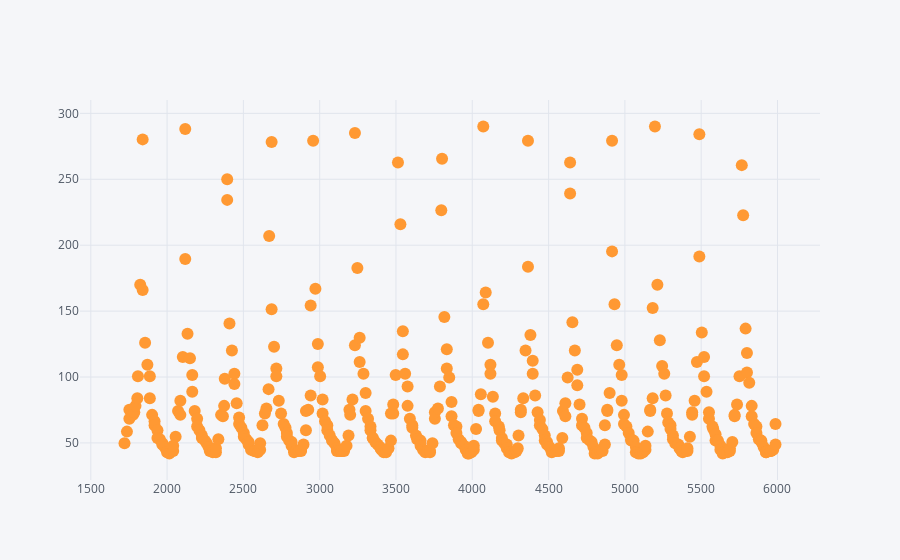

Source (notebook cell):
### Code cell
df[:400].iplot(kind='scatter',x='Tempo',y='Luminosidade', mode="markers")

### Figure 1 — Plotly figure (JSON) as saved in the notebook; plotly's stock layout.template omitted (floating-point values rounded to 4 significant figures; data arrays with more than 128 entries replaced by an {"elided": "..."} marker saying what was removed)
{"data": [{"line": {"color": "rgba(255, 153, 51, 1.0)", "dash": "solid", "shape": "linear", "width": 1.3}, "marker": {"size": 12, "symbol": "circle"}, "mode": "markers", "name": "Luminosidade", "text": "", "type": "scatter", "uid": "d770d043-0911-4350-b77f-fb60958655fc", "x": {"elided": "400 int values"}, "y": {"elided": "400 float values"}}], "layout": {"legend": {"bgcolor": "#F5F6F9", "font": {"color": "#4D5663"}}, "paper_bgcolor": "#F5F6F9", "plot_bgcolor": "#F5F6F9", "title": {"font": {"color": "#4D5663"}}, "xaxis": {"gridcolor": "#E1E5ED", "showgrid": true, "tickfont": {"color": "#4D5663"}, "title": {"font": {"color": "#4D5663"}, "text": ""}, "zerolinecolor": "#E1E5ED"}, "yaxis": {"gridcolor": "#E1E5ED", "showgrid": true, "tickfont": {"color": "#4D5663"}, "title": {"font": {"color": "#4D5663"}, "text": ""}, "zerolinecolor": "#E1E5ED"}}}
